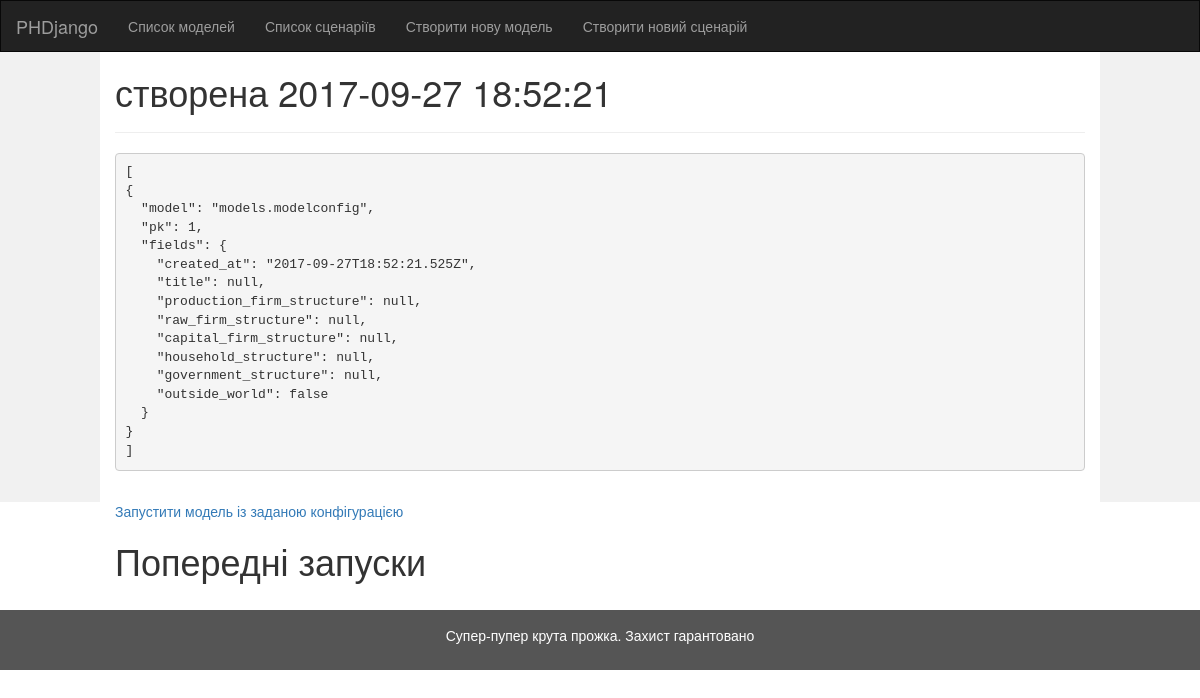
Page /models/1/ on the earlier database version.
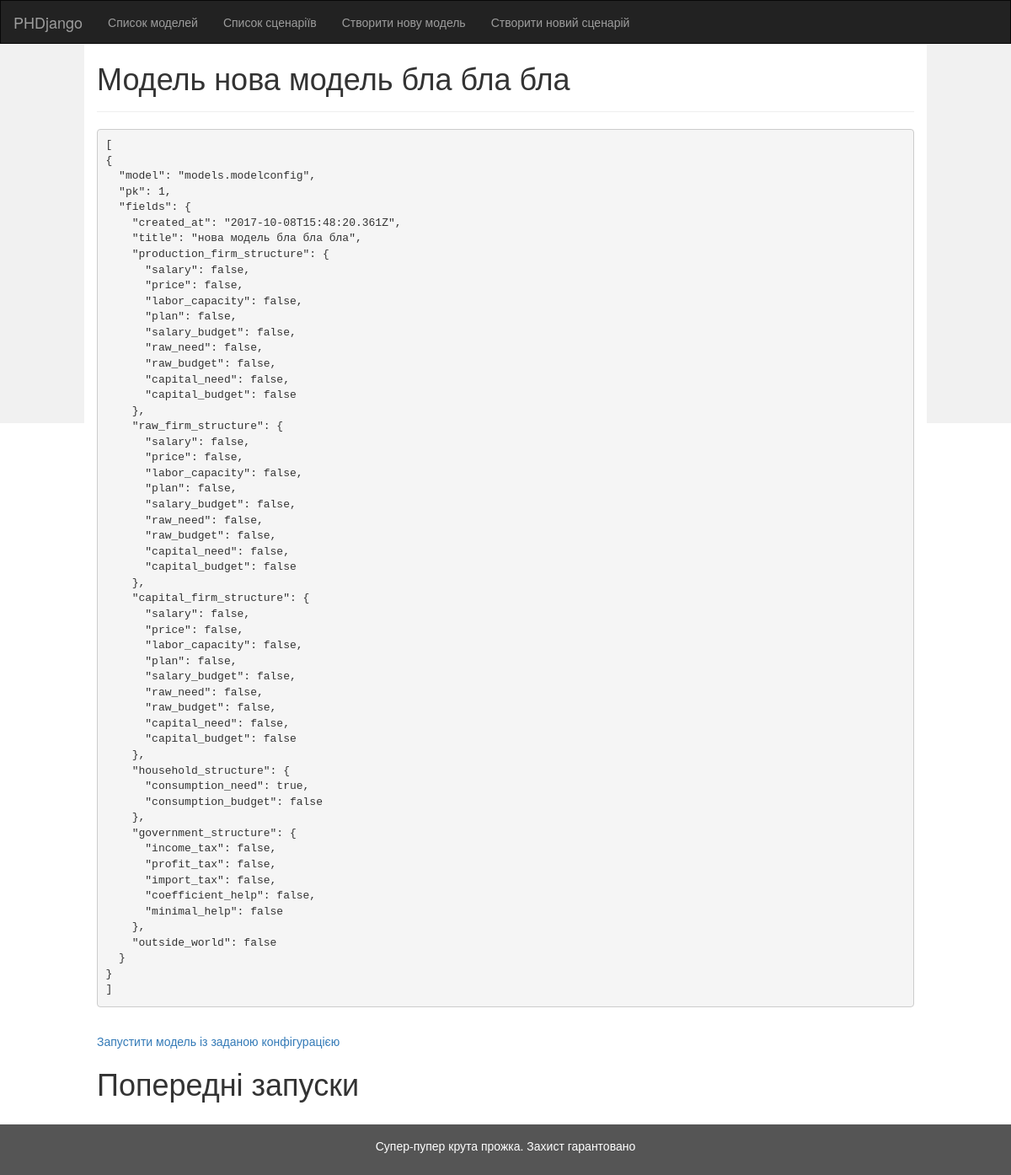
Same page on the later database version.
### models/models.py (models this page shows)
class ModelConfig(models.Model):
    created_at = models.DateTimeField(auto_now_add=True, null=True)
    title = models.CharField("Назва конфігурації моделі", null=True, max_length=1024)
    production_firm_structure = models.ForeignKey(FirmStructure, related_name="ProductionFirm", null=True)
    raw_firm_structure = models.ForeignKey(FirmStructure, related_name="RawFirm", null=True)
    capital_firm_structure = models.ForeignKey(FirmStructure, related_name="CapitalFirm", null=True)
    household_structure = models.ForeignKey(HouseholdStructure, null=True)
    government_structure = models.ForeignKey(GovernmentStructure, null=True)
    outside_world = models.BooleanField("Зовнішній світ", default=False)
    def natural_key(self):
        return (self.title, self.created_at,) + self.production_firm_structure.natural_key() + \
               self.raw_firm_structure.natural_key() + self.capital_firm_structure.natural_key() + \
               self.household_structure.natural_key() + self.government_structure.natural_key()
    natural_key.dependencies = ['phdjango.FirmStructure', 'phdjango.HouseholdStructure', 'phdjango.GovernmentStructure']
    def __str__(self):
        return "Модель " + str(self.title) if self.title is not None else "" + "створена " + self.created_at.strftime(
            "%Y-%m-%d %H:%M:%S")

### models/views.py (the view)
# urls.py: url(r'^(?P<model_config_id>[0-9]+)/$', views.get_model_config_view, name='model-config-detail'),
def get_model_config_view(request, model_config_id):
    model_config = get_object_or_404(ModelConfig, pk=model_config_id)
    data = serializers.serialize('json', [model_config], indent = 2, use_natural_foreign_keys=True)
    return render(request, 'models/config-detail.html', {
        "data": data,
        "object": model_config
    })

### models/models.py (called while the page is built)
    def natural_key(self):
        return {
            "consumption_need": self.consumption_need,
            "consumption_budget": self.consumption_budget
        }

    def natural_key(self):
        return {
            "salary": self.salary,
            "price": self.price,
            "labor_capacity": self.labor_capacity,
            "plan": self.plan,
            "salary_budget": self.salary_budget,
            "raw_need": self.raw_need,
            "raw_budget": self.raw_budget,
            "capital_need": self.capital_need,
            "capital_budget": self.capital_budget
        }

    def natural_key(self):
        return {
            "income_tax": self.income_tax,
            "profit_tax": self.profit_tax,
            "import_tax": self.import_tax,
            "coefficient_help": self.coefficient_help,
            "minimal_help": self.minimal_help
        }

### models/templates/models/config-detail.html (shortened to what this page needs)
{% extends 'models/base.html' %}
{% block title %}{{ object }}{% endblock %}
{% block content %}
   <pre>{{ data }}</pre>
    <br>
    <a href="/models/{{ object.id }}/run">Запустити модель із заданою конфігурацією</a>
    <h1>Попередні запуски</h1>
{% endblock %}

Differences in the rows shown:
changed ModelConfig: title "створена 2017-09-27 18:52:21" → "Модель нова модель бла бла бла"
Other differences:
{{ data }}: "…1, \"fields\": { \"created_at\": \"2017-09-27T18:52:21.525Z\", \"title\": null, \"production_firm_structure\": null, \"raw_firm_structure\": null, \"capital_firm_structure\": null, \"household_structure\": null, \"government_structure\": null, \"outside_world\": false } }…" → "…1, \"fields\": { \"created_at\": \"2017-10-08T15:48:20.361Z\", \"title\": \"нова модель бла бла бла\", \"production_firm_structure\": { \"salary\": false, \"price\": false, \"labor_capacity\": false, \"plan\": false, \"salary_budget\": false, \"raw_need\": false, \"raw_budget\": false, \"capital_need\": false, \"capital_budget\": false }, \"raw_firm_structure\": { \"salary\": false, \"price\": false, \"labor_capacity\": false, \"plan\": false, \"salary_budget\": false, \"raw_need\": false, \"raw_budget\": false, \"capital_need\": false, \"capital_budget\": false }, \"capital_firm_structure\": { \"salary\": false, \"price\": false, \"labor_capacity\": false, \"plan\": false, \"salary_budget\": false, \"raw_need\": false, \"raw_budget\": false,…"
